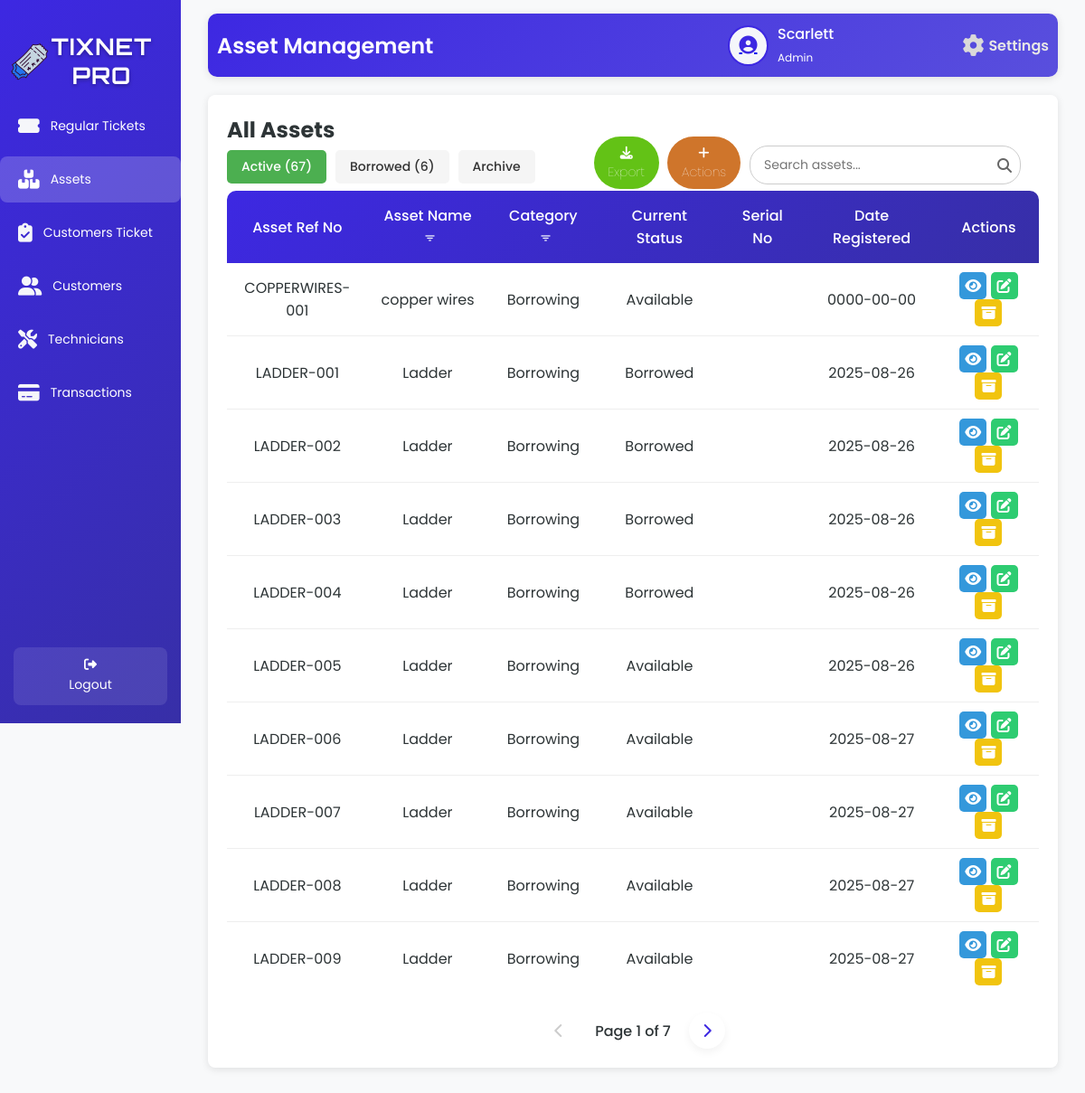
Screenshot of /assetsT.php (signed in) with the database file from the repository.
### tables this page shows
CREATE TABLE `tbl_user` (
  `u_id` int(50) NOT NULL,
  `u_fname` varchar(200) NOT NULL,
  `u_lname` varchar(200) NOT NULL,
  `u_email` varchar(200) NOT NULL,
  `u_username` varchar(200) NOT NULL,
  `u_password` varchar(200) NOT NULL,
  `u_type` varchar(200) NOT NULL,
  `u_status` varchar(200) NOT NULL
);

CREATE TABLE `tbl_assets` (
  `a_id` int(50) NOT NULL,
  `a_ref_no` varchar(200) NOT NULL,
  `a_name` varchar(200) NOT NULL,
  `a_status` varchar(200) NOT NULL,
  `a_current_status` varchar(200) NOT NULL,
  `a_quantity` int(50) NOT NULL,
  `a_serial_no` varchar(200) NOT NULL,
  `a_date` date NOT NULL
);

### assetsT.php (the view, shortened to what this page needs)
<?php
    include 'db.php';
    $username = $_SESSION['username'];
    $firstName = '';
    $userType = '';
    $avatarPath = 'default-avatar.png';
    $avatarFolder = 'Uploads/avatars/';
    $userAvatar = $avatarFolder . $username . '.png';
    if (file_exists($userAvatar)) {
        $avatarPath = $userAvatar;
    } else {
        $avatarPath = 'default-avatar.png';
    }
    if ($conn) {
        $sqlUser = "SELECT u_fname, u_type FROM tbl_user WHERE u_username = ?";
        $stmtUser = $conn->prepare($sqlUser);
        if ($stmtUser) {
            $stmtUser->bind_param("s", $username);
            $stmtUser->execute();
            $resultUser = $stmtUser->get_result();
            if ($resultUser->num_rows > 0) {
                $row = $resultUser->fetch_assoc();
                $firstName = $row['u_fname'];
                $userType = $row['u_type'];
            }
        } else {
            $_SESSION['error'] = "Error preparing user query.";
        }
    } else {
        $_SESSION['error'] = "Database connection failed.";
    }
    $limit = 10;
    $activePage = isset($_GET['active_page']) ? (int)$_GET['active_page'] : 1;
    $activeOffset = ($activePage - 1) * $limit;
    if ($conn) {
        $activeCountQuery = "SELECT COUNT(*) as total FROM tbl_assets WHERE a_current_status != 'Archived'";
        $activeCountResult = $conn->query($activeCountQuery);
        $totalActive = $activeCountResult ? $activeCountResult->fetch_assoc()['total'] : 0;
        $totalActivePages = ceil($totalActive / $limit);
        $sqlActive = "SELECT a_ref_no, a_name, a_status, a_current_status, a_date, a_serial_no FROM tbl_assets WHERE a_current_status != 'Archived' ORDER BY a_ref_no ASC LIMIT ?, ?";
        $stmtActive = $conn->prepare($sqlActive);
        $stmtActive->bind_param("ii", $activeOffset, $limit);
        $stmtActive->execute();
        $resultActive = $stmtActive->get_result();
    } else {
        $_SESSION['error'] = "Database connection failed.";
    }
    ?>
    <!DOCTYPE html>
    <html lang="en">
    <head>
        <link rel="stylesheet" href="assets.css">
        <link rel="stylesheet" href="https://cdnjs.cloudflare.com/ajax/libs/font-awesome/6.6.0/css/all.min.css">
        <link rel="stylesheet" href="https://unpkg.com/boxicons@2.1.4/css/boxicons.min.css">
    </head>
    <body>
    <div class="wrapper">
        <div class="sidebar">
        <h2><img src="image/logo.png" alt="Tix Net Icon" class="sidebar-icon">TixNet Pro</h2>
    <ul>
        <li><a href="staffD.php"><i class="fas fa-ticket-alt icon"></i> <span>Regular Tickets</span></a></li>
        <li><a href="assetsT.php" class="active"><i class="fas fa-boxes icon"></i> <span>Assets</span></a></li>
        <li><a href="AllCustomersT.php"><i class="fas fa-clipboard-check icon"></i> <span>Customers Ticket</span></a></li>
        <li><a href="customersT.php"><i class="fas fa-user-friends icon"></i> <span>Customers</span></a></li>
        <li><a href="AssignTech.php"><i class="fas fa-tools icon"></i> <span>Technicians</span></a></li>
        <li><a href="Payments.php"><i class="fas fa-credit-card icon"></i> <span>Transactions</span></a></li>
    </ul>
    <footer>
        <a href="technician_staff.php" class="back-home"><i class="fas fa-sign-out-alt"></i> Logout</a>
    </footer>
</div>
        <div class="container">
            <div class="upper">
                <h1>Asset Management</h1>
                <div class="user-profile">
                    <div class="user-icon">
                        <a href="image.php">
                            <?php
                            $cleanAvatarPath = preg_replace('/\?\d+$/', '', $avatarPath);
                            if (!empty($avatarPath) && file_exists($cleanAvatarPath)) {
                                echo "<img src='" . htmlspecialchars($avatarPath, ENT_QUOTES, 'UTF-8') . "' alt='User Avatar'>";
                            } else {
                                echo "<i class='fas fa-user-circle'></i>";
                            }
                            ?>
                        </a>
                    </div>
                    <div class="user-details">
                        <span><?php echo htmlspecialchars($firstName, ENT_QUOTES, 'UTF-8'); ?></span>
                        <small><?php echo htmlspecialchars(ucfirst($userType), ENT_QUOTES, 'UTF-8'); ?></small>
                    </div>
                    <a href="settings.php" class="settings-link">
                        <i class="fas fa-cog"></i>
                        <span>Settings</span>
                    </a>
                </div>
            </div>
            <div class="table-box glass-container">
                <div class="assets">
                    <h2>All Assets</h2>
                <div class="header-controls">
                   <div class="tab-buttons">
                   <button class="tab-btn active" onclick="showAssetTab('active')">Active (<?php echo $totalActive; ?>)</button>
                   <button class="tab-btn" onclick="showAssetTab('borrowed')">Borrowed (<?php
                     $borrowedCountQuery = "SELECT COUNT(*) as total FROM tbl_asset_status WHERE a_status = 'Borrowed'";
                     $borrowedCountResult = $conn->query($borrowedCountQuery);
                     $totalBorrowed = $borrowedCountResult ? $borrowedCountResult->fetch_assoc()['total'] : 0;
                   echo $totalBorrowed;
                   ?>)</button>
                   <button class="tab-btn" onclick="showAssetTab('archive')">Archive
                   </button>
                </div>
                <div class="search-container">
                    <input type="text" class="search-bar" id="searchInput" placeholder="Search assets..." onkeyup="debouncedSearchAssets()">
                    <span class="search-icon"><i class="fas fa-search"></i></span>
                </div>
                 <div class="button-group">
                   <div class="action-container">
                      <button class="action-btn"><i class="fas fa-plus"></i> Actions</button>
                   </div>
               <div class="export-container">
                 <button class="export-btn"><i class="fas fa-download"></i> Export</button>
             </div>
            </div>
          </div>
                    <div id="assets-active" class="tab-content">
                        <table id="assets-table">
                            <thead>
                            <tr>
                            <th>Asset Ref No</th>
                            <th>Asset Name
                                    <button class="filter-btn" onclick="showAssetNameFilterModal('active')" title="Filter by Asset Name">
                                    <i class='bx bx-filter'></i>
                                    </button>
                            </th>
                            <th>Category
                                    <button class="filter-btn" onclick="showAssetStatusFilterModal('active')" title="Filter by Category">
                                    <i class='bx bx-filter'></i>
                                    </button>
                            </th>
                            <th>Current Status</th>
                            <th>Serial No</th>
                            <th>Date Registered</th>
                            <th>Actions</th>
                            </tr>
                            </thead>
                            <tbody id="assets-table-body">
                                <?php
                                if ($resultActive && $resultActive->num_rows > 0) {
                                    while ($row = $resultActive->fetch_assoc()) {
                                        echo "<tr>
                                                <td>" . htmlspecialchars($row['a_ref_no'], ENT_QUOTES, 'UTF-8') . "</td>
                                                <td>" . htmlspecialchars($row['a_name'], ENT_QUOTES, 'UTF-8') . "</td>
                                                <td>" . htmlspecialchars($row['a_status'], ENT_QUOTES, 'UTF-8') . "</td>
                                                <td>" . htmlspecialchars($row['a_current_status'], ENT_QUOTES, 'UTF-8') . "</td>
                                                <td>" . ($row['a_serial_no'] ? htmlspecialchars($row['a_serial_no'], ENT_QUOTES, 'UTF-8') : '') . "</td>
                                                <td>" . htmlspecialchars($row['a_date'], ENT_QUOTES, 'UTF-8') . "</td>
                                                <td>
                                                   <a class='view-btn' onclick=\"showAssetViewModal('" . htmlspecialchars($row['a_ref_no'], ENT_QUOTES, 'UTF-8') . "', '" . htmlspecialchars($row['a_name'], ENT_QUOTES, 'UTF-8') . "', '" . htmlspecialchars($row['a_status'], ENT_QUOTES, 'UTF-8') . "', '" . htmlspecialchars($row['a_current_status'], ENT_QUOTES, 'UTF-8') . "', '" . htmlspecialchars($row['a_date'], ENT_QUOTES, 'UTF-8') . "', '" . htmlspecialchars($row['a_serial_no'] ?? '', ENT_QUOTES, 'UTF-8') . "')\" title='View'><i class='fas fa-eye'></i></a>
                                                   <a class='edit-btn' onclick=\"showEditAssetModal('" . htmlspecialchars($row['a_ref_no'], ENT_QUOTES, 'UTF-8') . "', '" . htmlspecialchars($row['a_name'], ENT_QUOTES, 'UTF-8') . "', '" . htmlspecialchars($row['a_status'], ENT_QUOTES, 'UTF-8') . "', '" . htmlspecialchars($row['a_current_status'], ENT_QUOTES, 'UTF-8') . "', '" . htmlspecialchars($row['a_serial_no'] ?? '', ENT_QUOTES, 'UTF-8') . "')\" title='Edit'><i class='fas fa-edit'></i></a>
                                                   <a class='archive-btn' onclick=\"showArchiveModal('" . htmlspecialchars($row['a_ref_no'], ENT_QUOTES, 'UTF-8') . "', '" . htmlspecialchars($row['a_name'], ENT_QUOTES, 'UTF-8') . "')\" title='Archive'><i class='fas fa-archive'></i></a>
                                                </td></tr>";
                                    }
                                } else {
                                    echo "<tr><td colspan='8'>No active assets found.</td></tr>";
                                }
                                ?>
                            </tbody>
                        </table>
                        <div class="pagination" id="active-pagination">
                            <?php if ($activePage > 1): ?>
                                <a href="javascript:searchAssets(<?php echo $activePage - 1; ?>, 'active')" class="pagination-link"><i class="fas fa-chevron-left"></i></a>
                            <?php else: ?>
                                <span class="pagination-link disabled"><i class="fas fa-chevron-left"></i></span>
                            <?php endif; ?>
                            <span class="current-page">Page <?php echo $activePage; ?> of <?php echo $totalActivePages; ?></span>
                            <?php if ($activePage < $totalActivePages): ?>
                                <a href="javascript:searchAssets(<?php echo $activePage + 1; ?>, 'active')" class="pagination-link"><i class="fas fa-chevron-right"></i></a>
                            <?php else: ?>
                                <span class="pagination-link disabled"><i class="fas fa-chevron-right"></i></span>
                            <?php endif; ?>
                        </div>
                    </div>
                </div>
            </div>
        </div>
    </div>
    </body>
    </html>

### assetsT.php (style rules this page uses)
.filter-btn { background: transparent !important; border: none; cursor: pointer; font-size: 15px; color: #f5f8fc; margin-left: 5px; vertical-align: middle; padding: 0; outline: none; }
th .filter-btn { background: transparent !important; }

### rows the page displays
tbl_user: u_fname "Scarlett", u_type "Admin"
tbl_assets: a_ref_no "COPPERWIRES-001", a_name "copper wires", a_status "Borrowing", a_current_status "Available", a_date "0000-00-00"
tbl_assets: a_ref_no "LADDER-001", a_name "Ladder", a_status "Borrowing", a_current_status "Borrowed", a_date "2025-08-26"
tbl_assets: a_ref_no "LADDER-002", a_name "Ladder", a_status "Borrowing", a_current_status "Borrowed", a_date "2025-08-26"
tbl_assets: a_ref_no "LADDER-003", a_name "Ladder", a_status "Borrowing", a_current_status "Borrowed", a_date "2025-08-26"
tbl_assets: a_ref_no "LADDER-004", a_name "Ladder", a_status "Borrowing", a_current_status "Borrowed", a_date "2025-08-26"
tbl_assets: a_ref_no "LADDER-005", a_name "Ladder", a_status "Borrowing", a_current_status "Available", a_date "2025-08-26"
tbl_assets: a_ref_no "LADDER-006", a_name "Ladder", a_status "Borrowing", a_current_status "Available", a_date "2025-08-27"
tbl_assets: a_ref_no "LADDER-007", a_name "Ladder", a_status "Borrowing", a_current_status "Available", a_date "2025-08-27"
tbl_assets: a_ref_no "LADDER-008", a_name "Ladder", a_status "Borrowing", a_current_status "Available", a_date "2025-08-27"
tbl_assets: a_ref_no "LADDER-009", a_name "Ladder", a_status "Borrowing", a_current_status "Available", a_date "2025-08-27"

### other values shown
$totalActive "67"
$totalBorrowed "6"
$activePage "1"
$totalActivePages "7"
